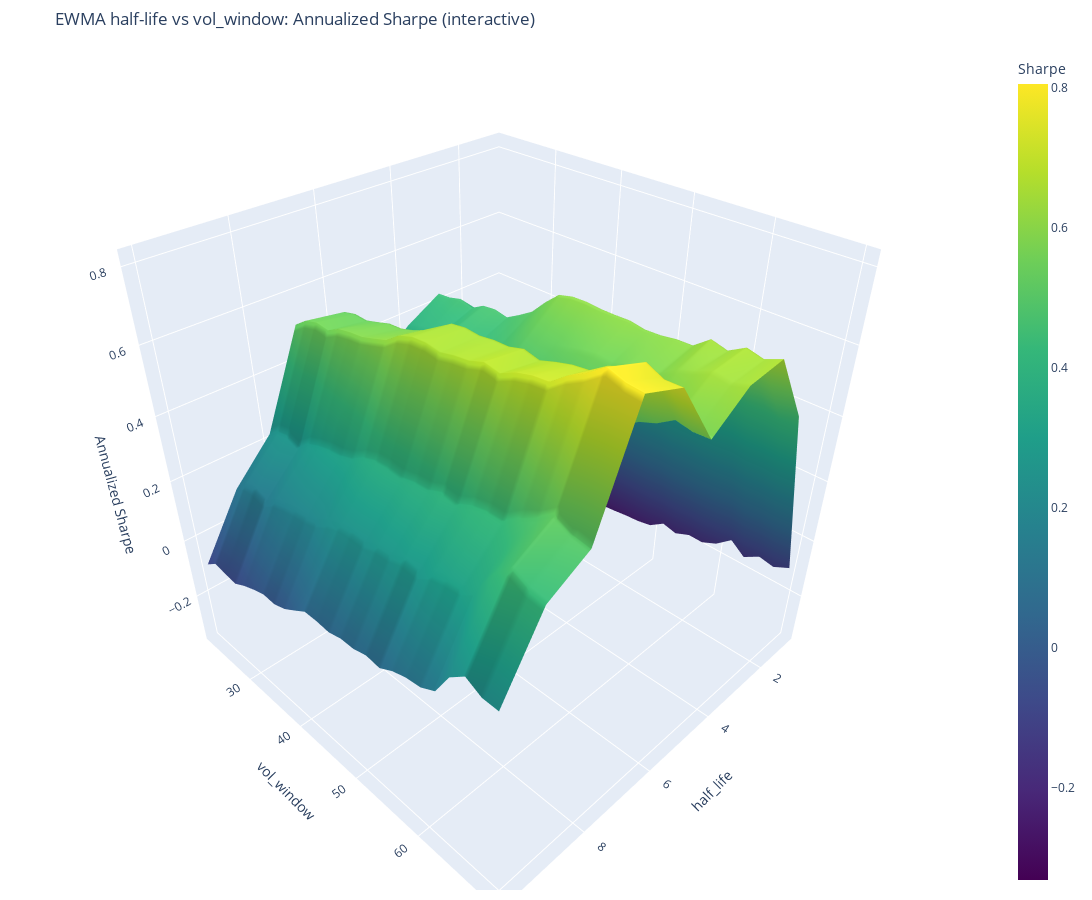
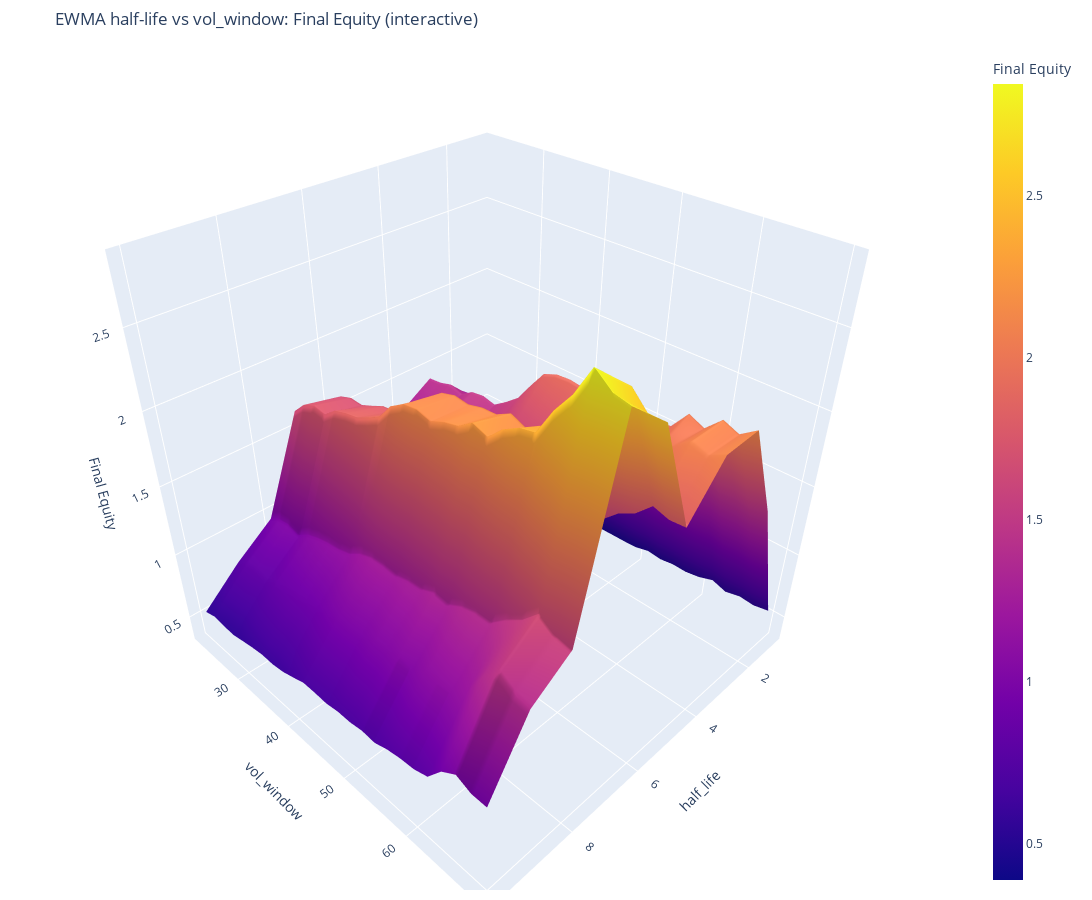

The notebook cell saved with these charts, in order:
### Code cell
half_grid = [1,2,3,4,5,6,7,8,9,10]
vol_grid = [22,24,26,28,30,32,34,36,38,40,42,44,46,48,50,52,54,56,58,60,62,64,66,68,70]

# Results matrices: rows -> half_grid, cols -> vol_grid
results = np.full((len(half_grid), len(vol_grid)), np.nan, dtype=float)
results_equity = np.full((len(half_grid), len(vol_grid)), np.nan, dtype=float)

# Store full curves for reuse (avoid recomputation later)
equity_curves = {}   # key: (half_life, vol_window) -> pd.Series (equity)
return_series = {}   # key: (half_life, vol_window) -> pd.Series (daily returns)

# Reuse common parameters from notebook: volume_percentile, momentum_percentile, rolling_volume_matrix, price, btc_90d_return
for i_h, hl in enumerate(half_grid):
    # TEMP: fix EWMA warm-up to 60 bars for apples-to-apples comparison
    ewma_warm = 60
    ewma_sig = ewma_momentum(price, half_life=hl, warmup_bars=ewma_warm)

    for j_v, vw in enumerate(vol_grid):
        vol = price.pct_change(fill_method=None).rolling(vw).std()

        # warm-up n: ensure we have both momentum and ewma warmup satisfied
        n_simple = max(momentum_periods) + 1 if non_overlapping else max(momentum_periods)
        n = max(n_simple, ewma_warm)

        port_returns = []
        for t in range(n, len(price) - 1):
            # BTC Market filter (optional): hold cash if BTC 90-day return negative
            if use_btc_filter and (not pd.isna(btc_90d_return.iloc[t])) and (btc_90d_return.iloc[t] < 0):
                port_returns.append(0.0)
                continue

            current_volumes = rolling_volume_matrix.iloc[t].dropna()
            if len(current_volumes) == 0:
                port_returns.append(0.0); continue

            n_universe = max(1, int(len(current_volumes) * volume_percentile))
            top_volume_tickers = current_volumes.nlargest(n_universe).index

            row = ewma_sig.iloc[t]  # EWMA signature at date t
            filtered = row.reindex(top_volume_tickers).dropna()
            if len(filtered) == 0:
                port_returns.append(0.0); continue

            k = max(1, int(len(filtered) * momentum_percentile))
            longs = filtered.nlargest(k).index
            shorts = filtered.nsmallest(k).index

            long_vols = vol.iloc[t].reindex(longs).dropna()
            short_vols = vol.iloc[t].reindex(shorts).dropna()
            if len(long_vols) == 0 or len(short_vols) == 0:
                port_returns.append(0.0); continue

            lw = (1.0 / long_vols); sw = (1.0 / short_vols)
            lw = lw / lw.sum() * 0.5; sw = sw / sw.sum() * 0.5

            long_r = 0.0; short_r = 0.0
            for coin in lw.index:
                p0 = price[coin].iat[t]; p1 = price[coin].iat[t+1]
                if np.isfinite(p0) and p0 != 0 and np.isfinite(p1):
                    coin_return = (p1 - p0) / p0
                    long_r += lw[coin] * coin_return
            for coin in sw.index:
                p0 = price[coin].iat[t]; p1 = price[coin].iat[t+1]
                if np.isfinite(p0) and p0 != 0 and np.isfinite(p1):
                    coin_return = (p1 - p0) / p0
                    short_r += sw[coin] * coin_return

            portfolio_return = long_r - short_r - 0.0005
            port_returns.append(portfolio_return)

        daily = np.array(port_returns, dtype=float)
        if daily.size == 0 or np.nanstd(daily, ddof=1) == 0:
            sharpe = np.nan
        else:
            sharpe = (np.nanmean(daily) / np.nanstd(daily, ddof=1)) * np.sqrt(365)

        results[i_h, j_v] = sharpe

        # Final equity (starting equity = 1.0) for this parameter pair and store full curves
        if daily.size == 0:
            final_equity = np.nan
            ret_s = pd.Series(dtype=float)
            eq_s = pd.Series(dtype=float)
        else:
            mask = ~np.isnan(daily)
            if mask.sum() == 0:
                final_equity = np.nan
                ret_s = pd.Series(dtype=float)
                eq_s = pd.Series(dtype=float)
            else:
                final_equity = float(np.prod(1.0 + daily[mask]))
                dates = price.index[n+1: n+1+daily.size]
                ret_s = pd.Series(daily, index=dates, name="return")
                eq_s = (1.0 + ret_s).cumprod().rename("equity")
        results_equity[i_h, j_v] = final_equity
        # Save into dicts for reuse
        equity_curves[(hl, vw)] = eq_s
        return_series[(hl, vw)] = ret_s

# Plot interactive 3D surface (half-life on X, vol_window on Y, Sharpe on Z) using Plotly

X, Y = np.meshgrid(half_grid, vol_grid)
Z = results.T  # transpose so shapes align: Z.shape == X.shape
# Create a Plotly surface (interactive) — x=half_life, y=vol_window, z=Sharpe
fig = go.Figure(data=[go.Surface(x=X, y=Y, z=Z, colorscale='Viridis', colorbar=dict(title='Sharpe'))])
fig.update_layout(title='EWMA half-life vs vol_window: Annualized Sharpe (interactive)', width=1200, height=900, autosize=False,
                  margin=dict(l=10, r=10, t=50, b=10),
                  scene=dict(xaxis_title='half_life', yaxis_title='vol_window', zaxis_title='Annualized Sharpe'))
fig.show()

# Also show a larger heatmap (rows=half_life, cols=vol_window) for quick scanning
df_sharpe = pd.DataFrame(results, index=half_grid, columns=vol_grid)
plt.figure(figsize=(12,8))
sns.heatmap(df_sharpe, annot=True, fmt='.2f', cmap='coolwarm', center=0, annot_kws={'size':10})
plt.xlabel('vol_window')
plt.ylabel('half_life')
plt.title('EWMA Sharpe heatmap')
plt.show()

# Plot interactive 3D surface for Final Equity
Z_eq = results_equity.T
fig_eq = go.Figure(data=[go.Surface(x=X, y=Y, z=Z_eq, colorscale='Plasma', colorbar=dict(title='Final Equity'))])
fig_eq.update_layout(title='EWMA half-life vs vol_window: Final Equity (interactive)', width=1200, height=900, autosize=False,
                     margin=dict(l=10, r=10, t=50, b=10),
                     scene=dict(xaxis_title='half_life', yaxis_title='vol_window', zaxis_title='Final Equity'))
fig_eq.show()

# Heatmap for Final Equity (larger)
df_eq = pd.DataFrame(results_equity, index=half_grid, columns=vol_grid)
plt.figure(figsize=(12,8))
sns.heatmap(df_eq, annot=True, fmt='.2f', cmap='YlGnBu', annot_kws={'size':10})
plt.xlabel('vol_window')
plt.ylabel('half_life')
plt.title('EWMA Final Equity heatmap')
plt.show()

### Figure 1 — Plotly figure (JSON) as saved in the notebook; plotly's stock layout.template omitted (floating-point values rounded to 4 significant figures; data arrays with more than 128 entries replaced by an {"elided": "..."} marker saying what was removed)
{"data": [{"colorbar": {"title": {"text": "Sharpe"}}, "colorscale": [[0, "#440154"], [0.1111, "#482878"], [0.2222, "#3e4989"], [0.3333, "#31688e"], [0.4444, "#26828e"], [0.5556, "#1f9e89"], [0.6667, "#35b779"], [0.7778, "#6ece58"], [0.8889, "#b5de2b"], [1, "#fde725"]], "type": "surface", "x": {"elided": "25x10 int values"}, "y": {"elided": "25x10 int values"}, "z": {"elided": "25x10 float values"}}], "layout": {"autosize": false, "height": 900, "margin": {"b": 10, "l": 10, "r": 10, "t": 50}, "scene": {"xaxis": {"title": {"text": "half_life"}}, "yaxis": {"title": {"text": "vol_window"}}, "zaxis": {"title": {"text": "Annualized Sharpe"}}}, "title": {"text": "EWMA half-life vs vol_window: Annualized Sharpe (interactive)"}, "width": 1200}}

### Figure 2 — Plotly figure (JSON) as saved in the notebook; plotly's stock layout.template omitted (floating-point values rounded to 4 significant figures; data arrays with more than 128 entries replaced by an {"elided": "..."} marker saying what was removed)
{"data": [{"colorbar": {"title": {"text": "Final Equity"}}, "colorscale": [[0, "#0d0887"], [0.1111, "#46039f"], [0.2222, "#7201a8"], [0.3333, "#9c179e"], [0.4444, "#bd3786"], [0.5556, "#d8576b"], [0.6667, "#ed7953"], [0.7778, "#fb9f3a"], [0.8889, "#fdca26"], [1, "#f0f921"]], "type": "surface", "x": {"elided": "25x10 int values"}, "y": {"elided": "25x10 int values"}, "z": {"elided": "25x10 float values"}}], "layout": {"autosize": false, "height": 900, "margin": {"b": 10, "l": 10, "r": 10, "t": 50}, "scene": {"xaxis": {"title": {"text": "half_life"}}, "yaxis": {"title": {"text": "vol_window"}}, "zaxis": {"title": {"text": "Final Equity"}}}, "title": {"text": "EWMA half-life vs vol_window: Final Equity (interactive)"}, "width": 1200}}
